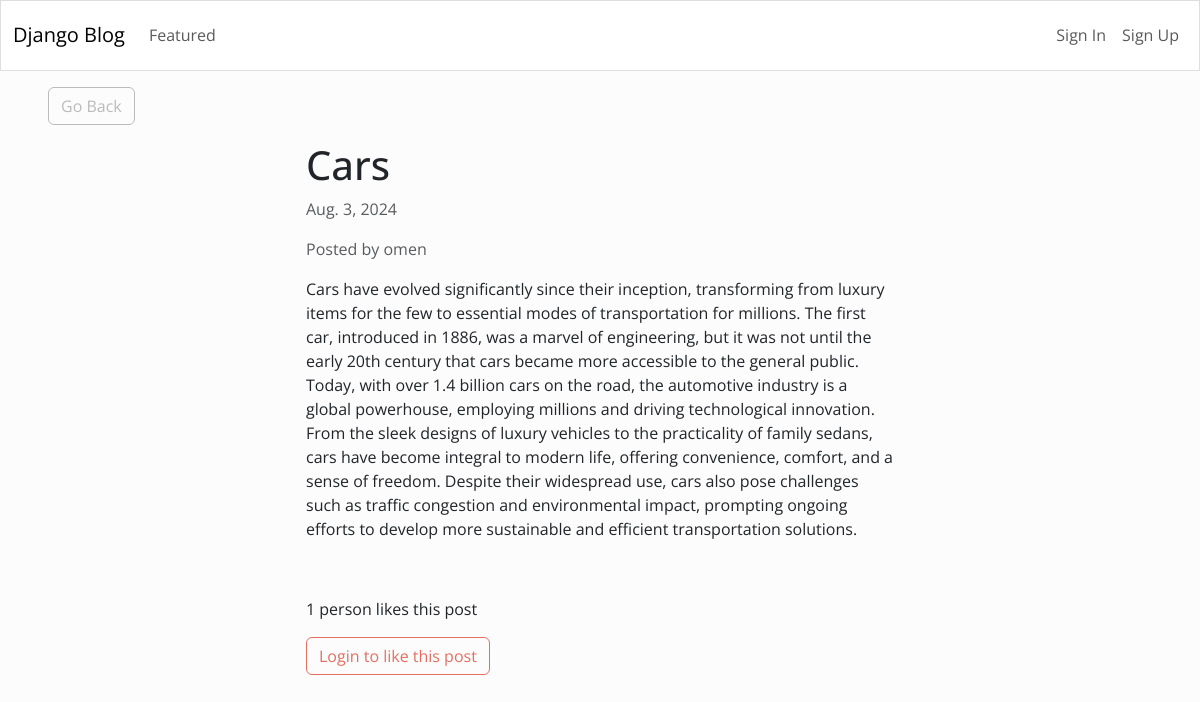
Page /2/ on the committed database.
### blog/models.py (models this page shows)
class Article(models.Model):
	title = models.CharField(max_length=255)
	content = HTMLField() # loads tinyMCE content field
	date = models.DateField(auto_now_add=True) # sets date to current date
	author = models.ForeignKey(User, on_delete=models.CASCADE)
	featured = models.BooleanField(default=False)
	likes = models.ManyToManyField(User, related_name='likes', blank=True)

### blog/views.py (the view)
# urls.py: path('<int:pk>/', DetailArticleView.as_view(), name='detail_article'),
class DetailArticleView(DetailView):
	model = Article
	template_name = 'blog/blog_post.html'
	def get_context_data(self, *args, **kwargs):
		context = super(DetailArticleView, self).get_context_data(*args, **kwargs)
		context['liked_by_user'] = False
		article = Article.objects.get(id=self.kwargs.get('pk')) # what does kwargs do?
		if article.likes.filter(pk=self.request.user.id).exists():
			context['liked_by_user'] = True
		return context

### blog/templates/blog/blog_post.html (shortened to what this page needs)
{% extends 'blog/base.html' %}
{% block content %}
<div class="row">
	<div class="col-md-4 col-12 mx-md-5 mx-2 mt-md-3 my-3">
		<a class="btn btn-outline-secondary" href="{% url 'index' %}">Go Back</a>
	</div>
</div>
<div class="row">
	<div class="col-md-6 col-11 mx-md-auto mb-3 pb-2 mx-3">
		<h1>{{ object.title }}</h1>
		<p class="text-muted">{{ object.date }}</p>
		<p class="text-muted">Posted by {{ object.author.username }}</p>
		<div>
			{{ object.content|safe }}
		</div>
	</div>
</div>
<div class="row my-3">
	<div class="col-md-6 col-12 mx-md-auto mx-3">
		{% if object.likes.count == 1 %}
			<p>{{ object.likes.count }} person likes this post</p>
		{% else %}
			<p>{{ object.likes.count }} people like this post</p>
		{% endif %}
		{% if request.user.is_authenticated %}
			{% if liked_by_user %}
				<form method="POST" action="{% url 'like_article' object.id %}">
					{% csrf_token %}
					<button class="btn btn-outline-primary"><ion-icon name="heart-dislike-outline"></ion-icon> Unlike this post</button>
				</form>
			{% else %}
				<form method="POST" action="{% url 'like_article' object.id %}">
					{% csrf_token %}
					<button class="btn btn-outline-primary"><ion-icon name="heart-outline"></ion-icon> Like this post</button>
				</form>
			{% endif %}
		{% else %}
			<button class="btn btn-outline-primary" disabled> Login to like this post</button>
		{% endif %}
	</div>
</div>
{% endblock content %}

### rows in the picture
Article: title "Cars", date "Aug. 3, 2024", author.username "omen", content "Cars have evolved significantly since their inception, transforming from luxury items for the few to essential modes of transportation for millions. The first car, introduced in 1886, was a marvel of engineering, but it was not until the early 20th century that cars became more accessible to the general public. Today, with over 1.4 billion cars on the road, the automotive industry is a global powerhouse, employing millions and driving technological innovation. From the sleek designs of luxury vehicles to the practicality of family sedans, cars have become integral to modern life, offering convenience, comfort, and a sense of freedom. Despite their widespread use, cars also pose challenges…", likes.count "1"
